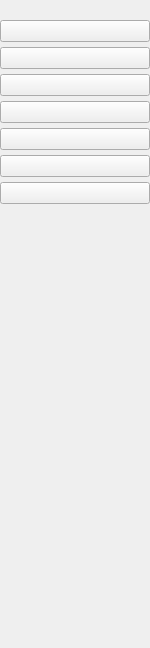
     <widget class="QWidget" name="Icon_Only_Widget" native="true">
      <property name="minimumSize">
       <size>
        <width>80</width>
        <height>0</height>
       </size>
      </property>
      <property name="maximumSize">
       <size>
        <width>150</width>
        <height>16777215</height>
       </size>
      </property>
      <layout class="QVBoxLayout" name="verticalLayout_3">
       <property name="spacing">
        <number>0</number>
       </property>
       <property name="leftMargin">
        <number>0</number>
       </property>
       <property name="topMargin">
        <number>0</number>
       </property>
       <property name="rightMargin">
        <number>0</number>
       </property>
       <property name="bottomMargin">
        <number>0</number>
       </property>
       <item>
        <layout class="QHBoxLayout" name="horizontalLayout">
         <property name="spacing">
          <number>0</number>
         </property>
         <item>
          <spacer name="horizontalSpacer_2">
           <property name="orientation">
            <enum>Qt::Horizontal</enum>
           </property>
           <property name="sizeHint" stdset="0">
            <size>
             <width>40</width>
             <height>20</height>
            </size>
           </property>
          </spacer>
         </item>
         <item>
          <widget class="QLabel" name="AquelarrePhoto_1">
           <property name="text">
            <string/>
           </property>
           <property name="pixmap">
            <pixmap>../resources/images/Icon_Aquelarre_only_widget.png</pixmap>
           </property>
           <property name="scaledContents">
            <bool>true</bool>
           </property>
          </widget>
         </item>
         <item>
          <spacer name="horizontalSpacer_3">
           <property name="orientation">
            <enum>Qt::Horizontal</enum>
           </property>
           <property name="sizeHint" stdset="0">
            <size>
             <width>40</width>
             <height>20</height>
            </size>
           </property>
          </spacer>
         </item>
        </layout>
       </item>
       <item>
        <layout class="QVBoxLayout" name="verticalLayout">
         <property name="spacing">
          <number>5</number>
         </property>
         <item>
          <widget class="QPushButton" name="ManualButton_1">
           <property name="text">
            <string/>
           </property>
           <property name="icon">
            <iconset>
             <normaloff>../resources/images/libro-alt.png</normaloff>../resources/images/libro-alt.png</iconset>
           </property>
           <property name="checkable">
            <bool>true</bool>
           </property>
           <property name="autoExclusive">
            <bool>true</bool>
           </property>
          </widget>
         </item>
         <item>
          <widget class="QPushButton" name="CharacterButton_1">
           <property name="text">
            <string/>
           </property>
           <property name="icon">
            <iconset>
             <normaloff>../resources/images/usuarios.png</normaloff>../resources/images/usuarios.png</iconset>
           </property>
           <property name="checkable">
            <bool>true</bool>
           </property>
           <property name="autoExclusive">
            <bool>true</bool>
           </property>
          </widget>
         </item>
         <item>
          <widget class="QPushButton" name="FigthButton_1">
           <property name="text">
            <string/>
           </property>
           <property name="icon">
            <iconset>
             <normaloff>../resources/images/espada.png</normaloff>../resources/images/espada.png</iconset>
           </property>
           <property name="checkable">
            <bool>true</bool>
           </property>
           <property name="autoExclusive">
            <bool>true</bool>
           </property>
          </widget>
         </item>
         <item>
          <widget class="QPushButton" name="RollButton_1">
           <property name="text">
            <string/>
           </property>
           <property name="icon">
            <iconset>
             <normaloff>../resources/images/dados-d20.png</normaloff>../resources/images/dados-d20.png</iconset>
           </property>
           <property name="checkable">
            <bool>true</bool>
           </property>
           <property name="autoExclusive">
            <bool>true</bool>
           </property>
          </widget>
         </item>
         <item>
          <widget class="QPushButton" name="MerchantButton_1">
           <property name="text">
            <string/>
           </property>
           <property name="icon">
            <iconset>
             <normaloff>../resources/images/moneda.png</normaloff>../resources/images/moneda.png</iconset>
           </property>
           <property name="checkable">
            <bool>true</bool>
           </property>
           <property name="autoExclusive">
            <bool>true</bool>
           </property>
          </widget>
         </item>
         <item>
          <widget class="QPushButton" name="DiaryButton_1">
           <property name="text">
            <string/>
           </property>
           <property name="icon">
            <iconset>
             <normaloff>../resources/images/Diario.png</normaloff>../resources/images/Diario.png</iconset>
           </property>
           <property name="checkable">
            <bool>true</bool>
           </property>
           <property name="autoExclusive">
            <bool>true</bool>
           </property>
          </widget>
         </item>
         <item>
          <widget class="QPushButton" name="EstadisticButton_1">
           <property name="text">
            <string/>
           </property>
           <property name="icon">
            <iconset>
             <normaloff>../resources/images/estadisticas.png</normaloff>../resources/images/estadisticas.png</iconset>
           </property>
           <property name="checkable">
            <bool>true</bool>
           </property>
           <property name="autoExclusive">
            <bool>true</bool>
           </property>
          </widget>
         </item>
        </layout>
       </item>
       <item>
        <spacer name="verticalSpacer">
         <property name="orientation">
          <enum>Qt::Vertical</enum>
         </property>
         <property name="sizeHint" stdset="0">
          <size>
           <width>20</width>
           <height>444</height>
          </size>
         </property>
        </spacer>
       </item>
      </layout>
     </widget>
